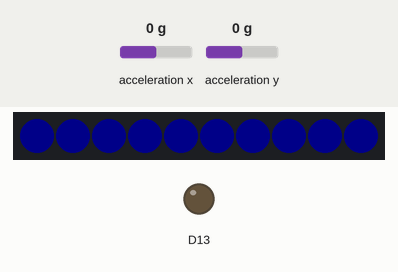
This sketch was run on a simulated Adafruit Circuit Playground Express. Shown: 10 RGB LEDs in strip order, left to right, output pins drawn as LEDs (lit = HIGH). Inputs (shaded band) come from the test bench; at power-on: acceleration y 0 g, acceleration x 0 g. Dim RGB values are drawn brighter than linear; random numbers use the default seed unless the sketch sets one.

Above: at 1.2 s.
1.3 s: acceleration y set to -0.8 g
At 2.0 s:
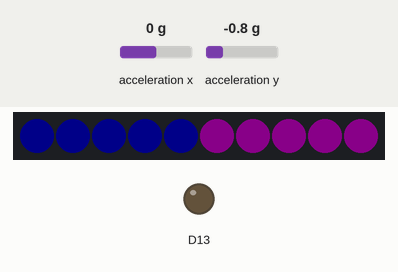
2.8 s: acceleration y set to -1.4 g
At 3.1 s:
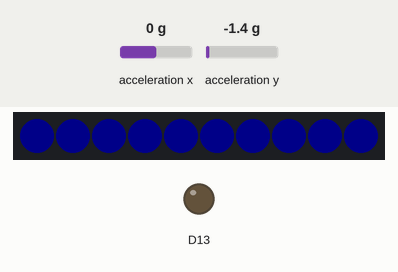
Timing chart, 0 to 5.8 s (numbered marks = the images above; inputs shaded):
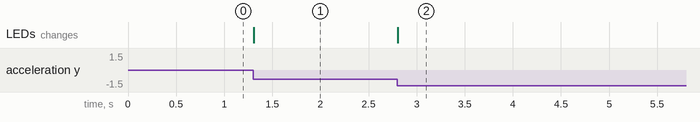

The sketch:

tiltgame.ino
```cpp
#include <Adafruit_CircuitPlayground.h>

int xacc, yacc, victorycount = 0;
bool win = false;
int xtarget, ytarget;
uint32_t magenta = CircuitPlayground.strip.Color(255, 0, 255);
uint32_t red = CircuitPlayground.strip.Color(255, 0, 0);
uint32_t green = CircuitPlayground.strip.Color(0, 255, 0);
uint32_t blue = CircuitPlayground.strip.Color(0, 0, 255);

void resetGame() {
  victorycount = 0;
  win = false;
  xtarget = random(-8, 8);
  ytarget = random(-8, 8);
}

void setXcolor(uint32_t color) {
  for (int i = 0; i < 5; i++) {
    CircuitPlayground.strip.setPixelColor(i, color);
  }
}
void setYcolor(uint32_t color) {
  for (int i = 5; i < 10; i++) {
    CircuitPlayground.strip.setPixelColor(i, color);
  }
}

void setup() {
  CircuitPlayground.begin();
  CircuitPlayground.setBrightness(10);

  resetGame();
}

void loop() {
  xacc = CircuitPlayground.motionX();
  yacc = CircuitPlayground.motionY();

  if (win) {
    setXcolor(red);
    setYcolor(red);

    victorycount++;
    if (victorycount > 500) {
      resetGame();
    }


  } else {
    if (xacc == xtarget) {
      setXcolor(magenta);
    } else {
      setXcolor(blue);
      victorycount = 0;
    }

    if (yacc == ytarget) {
      setYcolor(magenta);
    } else {
      setYcolor(blue);
      victorycount = 0;
    }

    if (xacc == xtarget && yacc == ytarget) {
      victorycount++;
      setXcolor(green);
      setYcolor(green);

      if (victorycount > 200) {
        win = true;
      }
    }
  }

  CircuitPlayground.strip.show();
  delay(10);
}
```

Measured:
- after the input at 1.3 s, the LEDs: change at once (image 1)
- after the input at 2.8 s, the LEDs: change at once (image 2)
